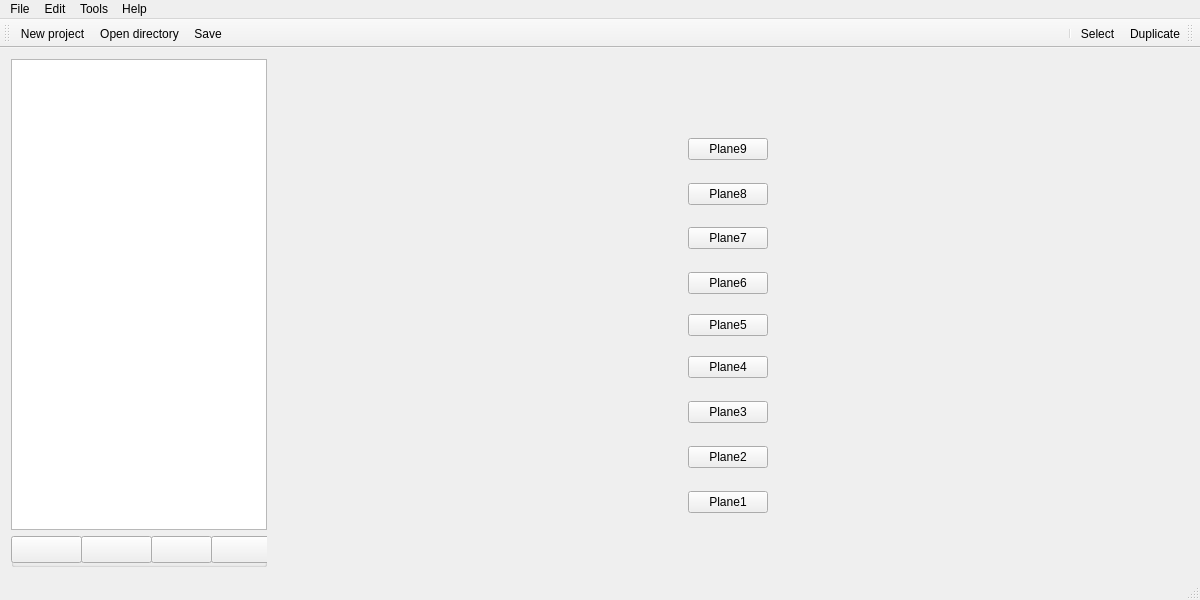
<?xml version="1.0" encoding="UTF-8"?>
<ui version="4.0">
 <class>MainWindow</class>
 <widget class="QMainWindow" name="MainWindow">
  <property name="geometry">
   <rect>
    <x>0</x>
    <y>0</y>
    <width>1200</width>
    <height>600</height>
   </rect>
  </property>
  <property name="minimumSize">
   <size>
    <width>1200</width>
    <height>600</height>
   </size>
  </property>
  <property name="windowTitle">
   <string>MainWindow</string>
  </property>
  <widget class="QWidget" name="centralWidget">
   <layout class="QGridLayout" name="gridLayout_2">
    <item row="1" column="0">
     <layout class="QGridLayout" name="gridLayout">
      <item row="13" column="2">
       <widget class="QPushButton" name="plane2">
        <property name="text">
         <string>Plane2</string>
        </property>
       </widget>
      </item>
      <item row="4" column="2">
       <widget class="QPushButton" name="plane8">
        <property name="text">
         <string>Plane8</string>
        </property>
       </widget>
      </item>
      <item row="5" column="2" rowspan="2">
       <widget class="QPushButton" name="plane7">
        <property name="text">
         <string>Plane7</string>
        </property>
       </widget>
      </item>
      <item row="9" column="1">
       <spacer name="horizontalSpacer">
        <property name="orientation">
         <enum>Qt::Horizontal</enum>
        </property>
        <property name="sizeHint" stdset="0">
         <size>
          <width>40</width>
          <height>20</height>
         </size>
        </property>
       </spacer>
      </item>
      <item row="8" column="2" rowspan="2">
       <widget class="QPushButton" name="plane5">
        <property name="text">
         <string>Plane5</string>
        </property>
       </widget>
      </item>
      <item row="10" column="2">
       <widget class="QPushButton" name="plane4">
        <property name="text">
         <string>Plane4</string>
        </property>
       </widget>
      </item>
      <item row="7" column="2">
       <widget class="QPushButton" name="plane6">
        <property name="text">
         <string>Plane6</string>
        </property>
       </widget>
      </item>
      <item row="14" column="2" rowspan="2">
       <widget class="QPushButton" name="plane1">
        <property name="text">
         <string>Plane1</string>
        </property>
       </widget>
      </item>
      <item row="0" column="0" rowspan="16">
       <widget class="QTreeView" name="treeView">
        <property name="sizePolicy">
         <sizepolicy hsizetype="Minimum" vsizetype="Expanding">
          <horstretch>0</horstretch>
          <verstretch>0</verstretch>
         </sizepolicy>
        </property>
       </widget>
      </item>
      <item row="11" column="2" rowspan="2">
       <widget class="QPushButton" name="plane3">
        <property name="text">
         <string>Plane3</string>
        </property>
       </widget>
      </item>
      <item row="0" column="3" rowspan="17">
       <widget class="simulation_cube" name="widget" native="true">
        <property name="sizePolicy">
         <sizepolicy hsizetype="Expanding" vsizetype="Expanding">
          <horstretch>0</horstretch>
          <verstretch>0</verstretch>
         </sizepolicy>
        </property>
       </widget>
      </item>
      <item row="16" column="0">
       <widget class="QGroupBox" name="groupBox">
        <property name="title">
         <string/>
        </property>
        <widget class="QPushButton" name="pushButton">
         <property name="geometry">
          <rect>
           <x>140</x>
           <y>0</y>
           <width>61</width>
           <height>27</height>
          </rect>
         </property>
         <property name="toolTip">
          <string>&lt;html&gt;&lt;head/&gt;&lt;body&gt;&lt;p&gt;Raise an item&lt;/p&gt;&lt;/body&gt;&lt;/html&gt;</string>
         </property>
         <property name="text">
          <string/>
         </property>
         <property name="icon">
          <iconset resource="ressource.qrc">
           <normaloff>:/Images/up.png</normaloff>:/Images/up.png</iconset>
         </property>
        </widget>
        <widget class="QPushButton" name="pushButton_2">
         <property name="geometry">
          <rect>
           <x>200</x>
           <y>0</y>
           <width>61</width>
           <height>27</height>
          </rect>
         </property>
         <property name="toolTip">
          <string>&lt;html&gt;&lt;head/&gt;&lt;body&gt;&lt;p&gt;Lower an item&lt;/p&gt;&lt;/body&gt;&lt;/html&gt;</string>
         </property>
         <property name="text">
          <string/>
         </property>
         <property name="icon">
          <iconset resource="ressource.qrc">
           <normaloff>:/Images/down.png</normaloff>:/Images/down.png</iconset>
         </property>
        </widget>
        <widget class="QPushButton" name="pushButton_3">
         <property name="geometry">
          <rect>
           <x>70</x>
           <y>0</y>
           <width>71</width>
           <height>27</height>
          </rect>
         </property>
         <property name="toolTip">
          <string>&lt;html&gt;&lt;head/&gt;&lt;body&gt;&lt;p&gt;Create a new pattern&lt;/p&gt;&lt;/body&gt;&lt;/html&gt;</string>
         </property>
         <property name="text">
          <string/>
         </property>
         <property name="icon">
          <iconset resource="ressource.qrc">
           <normaloff>:/Images/new_pattern.gif</normaloff>:/Images/new_pattern.gif</iconset>
         </property>
        </widget>
        <widget class="QPushButton" name="pushButton_4">
         <property name="geometry">
          <rect>
           <x>0</x>
           <y>0</y>
           <width>71</width>
           <height>27</height>
          </rect>
         </property>
         <property name="toolTip">
          <string>&lt;html&gt;&lt;head/&gt;&lt;body&gt;&lt;p&gt;Create a new group&lt;/p&gt;&lt;/body&gt;&lt;/html&gt;</string>
         </property>
         <property name="text">
          <string/>
         </property>
         <property name="icon">
          <iconset resource="ressource.qrc">
           <normaloff>:/Images/new_group.png</normaloff>:/Images/new_group.png</iconset>
         </property>
        </widget>
       </widget>
      </item>
      <item row="2" column="2" rowspan="2">
       <widget class="QPushButton" name="plane9">
        <property name="text">
         <string>Plane9</string>
        </property>
       </widget>
      </item>
     </layout>
    </item>
   </layout>
  </widget>
  <widget class="QMenuBar" name="menuBar">
   <property name="geometry">
    <rect>
     <x>0</x>
     <y>0</y>
     <width>1200</width>
     <height>25</height>
    </rect>
   </property>
   <property name="nativeMenuBar">
    <bool>false</bool>
   </property>
   <widget class="QMenu" name="menuFile">
    <property name="title">
     <string>File</string>
    </property>
    <addaction name="actionNew_project"/>
    <addaction name="actionOpen_directory"/>
    <addaction name="actionNew_Group"/>
    <addaction name="actionNew_Pattern"/>
    <addaction name="actionSave"/>
    <addaction name="actionSave_as"/>
    <addaction name="actionQuit_2"/>
   </widget>
   <widget class="QMenu" name="menuEdit">
    <property name="title">
     <string>Edit</string>
    </property>
    <addaction name="actionCopy"/>
    <addaction name="actionPaste_pattern"/>
    <addaction name="actionDelete_pattern"/>
    <addaction name="actionCut_pattern"/>
   </widget>
   <widget class="QMenu" name="menuTools">
    <property name="title">
     <string>Tools</string>
    </property>
    <addaction name="actionSelect"/>
    <addaction name="actionDuplicate"/>
    <addaction name="actionRaise"/>
    <addaction name="actionLower"/>
   </widget>
   <widget class="QMenu" name="menuHelp">
    <property name="title">
     <string>Help</string>
    </property>
    <addaction name="actionHelp"/>
    <addaction name="actionAbout_CUBICLE"/>
   </widget>
   <addaction name="menuFile"/>
   <addaction name="menuEdit"/>
   <addaction name="menuTools"/>
   <addaction name="menuHelp"/>
  </widget>
  <widget class="QStatusBar" name="statusBar"/>
  <widget class="QToolBar" name="toolBar_17">
   <property name="windowTitle">
    <string>toolBar_17</string>
   </property>
   <attribute name="toolBarArea">
    <enum>TopToolBarArea</enum>
   </attribute>
   <attribute name="toolBarBreak">
    <bool>false</bool>
   </attribute>
   <addaction name="actionNew_project"/>
   <addaction name="actionOpen_directory"/>
   <addaction name="actionSave"/>
  </widget>
  <widget class="QToolBar" name="toolBar">
   <property name="windowTitle">
    <string>toolBar</string>
   </property>
   <property name="layoutDirection">
    <enum>Qt::RightToLeft</enum>
   </property>
   <attribute name="toolBarArea">
    <enum>TopToolBarArea</enum>
   </attribute>
   <attribute name="toolBarBreak">
    <bool>false</bool>
   </attribute>
   <addaction name="actionDuplicate"/>
   <addaction name="actionSelect"/>
   <addaction name="separator"/>
  </widget>
  <action name="actionNew_Group">
   <property name="icon">
    <iconset resource="ressource.qrc">
     <normaloff>:/Images/new_group.png</normaloff>:/Images/new_group.png</iconset>
   </property>
   <property name="text">
    <string>New Group</string>
   </property>
   <property name="shortcut">
    <string>Ctrl+G</string>
   </property>
  </action>
  <action name="actionNew_Pattern">
   <property name="icon">
    <iconset resource="ressource.qrc">
     <normaloff>:/Images/new_pattern.gif</normaloff>:/Images/new_pattern.gif</iconset>
   </property>
   <property name="text">
    <string>New Pattern</string>
   </property>
   <property name="shortcut">
    <string>Ctrl+P</string>
   </property>
  </action>
  <action name="actionSave">
   <property name="icon">
    <iconset resource="ressource.qrc">
     <normaloff>:/Images/save.png</normaloff>:/Images/save.png</iconset>
   </property>
   <property name="text">
    <string>Save </string>
   </property>
   <property name="shortcut">
    <string>Ctrl+S</string>
   </property>
  </action>
  <action name="actionQuit">
   <property name="icon">
    <iconset resource="ressource.qrc">
     <normaloff>:/Images/quit.png</normaloff>:/Images/quit.png</iconset>
   </property>
   <property name="text">
    <string>Quit</string>
   </property>
  </action>
  <action name="actionCopy">
   <property name="icon">
    <iconset resource="ressource.qrc">
     <normaloff>:/Images/copy.png</normaloff>:/Images/copy.png</iconset>
   </property>
   <property name="text">
    <string>Copy pattern</string>
   </property>
   <property name="shortcut">
    <string>Ctrl+C</string>
   </property>
  </action>
  <action name="actionOpen_directory">
   <property name="icon">
    <iconset theme="opendirectory" resource="ressource.qrc">
     <normaloff>:/Images/open_directory.png</normaloff>:/Images/open_directory.png</iconset>
   </property>
   <property name="text">
    <string>Open directory</string>
   </property>
   <property name="shortcut">
    <string>Ctrl+O</string>
   </property>
  </action>
  <action name="actionPaste_pattern">
   <property name="icon">
    <iconset resource="ressource.qrc">
     <normaloff>:/Images/paste.png</normaloff>:/Images/paste.png</iconset>
   </property>
   <property name="text">
    <string>Paste pattern</string>
   </property>
   <property name="shortcut">
    <string>Ctrl+V</string>
   </property>
  </action>
  <action name="actionDelete_pattern">
   <property name="icon">
    <iconset resource="ressource.qrc">
     <normaloff>:/Images/delete_pattern.png</normaloff>:/Images/delete_pattern.png</iconset>
   </property>
   <property name="text">
    <string>Delete pattern</string>
   </property>
   <property name="shortcut">
    <string>Ctrl+F</string>
   </property>
  </action>
  <action name="actionSelect">
   <property name="icon">
    <iconset resource="ressource.qrc">
     <normaloff>:/icone/Select.png</normaloff>:/icone/Select.png</iconset>
   </property>
   <property name="text">
    <string>Select</string>
   </property>
   <property name="shortcut">
    <string>Ctrl+A</string>
   </property>
  </action>
  <action name="actionDuplicate">
   <property name="icon">
    <iconset resource="ressource.qrc">
     <normaloff>:/icone/Dupliquer.jpg</normaloff>:/icone/Dupliquer.jpg</iconset>
   </property>
   <property name="text">
    <string>Duplicate</string>
   </property>
   <property name="shortcut">
    <string>Ctrl+T</string>
   </property>
  </action>
  <action name="actionCut_pattern">
   <property name="icon">
    <iconset resource="ressource.qrc">
     <normaloff>:/icone/couper.png</normaloff>:/icone/couper.png</iconset>
   </property>
   <property name="text">
    <string>Cut pattern</string>
   </property>
   <property name="shortcut">
    <string>Ctrl+X</string>
   </property>
  </action>
  <action name="actionSave_as">
   <property name="icon">
    <iconset resource="ressource.qrc">
     <normaloff>:/icone/saveas.png</normaloff>:/icone/saveas.png</iconset>
   </property>
   <property name="text">
    <string>Save as</string>
   </property>
   <property name="shortcut">
    <string>Ctrl+R</string>
   </property>
  </action>
  <action name="actionQuit_2">
   <property name="icon">
    <iconset resource="ressource.qrc">
     <normaloff>:/Images/quit.png</normaloff>:/Images/quit.png</iconset>
   </property>
   <property name="text">
    <string>Quit</string>
   </property>
   <property name="shortcut">
    <string>Ctrl+Q</string>
   </property>
  </action>
  <action name="actionNew_project">
   <property name="icon">
    <iconset resource="ressource.qrc">
     <normaloff>:/Images/new_project.png</normaloff>:/Images/new_project.png</iconset>
   </property>
   <property name="text">
    <string>New project</string>
   </property>
   <property name="shortcut">
    <string>Ctrl+N</string>
   </property>
  </action>
  <action name="actionRaise">
   <property name="icon">
    <iconset resource="ressource.qrc">
     <normaloff>:/Images/up.png</normaloff>:/Images/up.png</iconset>
   </property>
   <property name="text">
    <string>Raise</string>
   </property>
   <property name="shortcut">
    <string>Ctrl+U</string>
   </property>
  </action>
  <action name="actionLower">
   <property name="icon">
    <iconset resource="ressource.qrc">
     <normaloff>:/Images/down.png</normaloff>:/Images/down.png</iconset>
   </property>
   <property name="text">
    <string>Lower</string>
   </property>
   <property name="shortcut">
    <string>Ctrl+D</string>
   </property>
  </action>
  <action name="actionHelp">
   <property name="text">
    <string>Help</string>
   </property>
   <property name="toolTip">
    <string>Help</string>
   </property>
  </action>
  <action name="actionAbout_CUBICLE">
   <property name="text">
    <string>About CUBICLE</string>
   </property>
  </action>
  <action name="actionRename">
   <property name="icon">
    <iconset resource="ressource.qrc">
     <normaloff>:/Images/rename.png</normaloff>:/Images/rename.png</iconset>
   </property>
   <property name="text">
    <string>Rename</string>
    </property>
   </action>
  <action name="actionCopy_Plane">
   <property name="icon">
    <iconset resource="ressource.qrc">
     <normaloff>:/icone/plan0.png</normaloff>:/icone/plan0.png</iconset>
   </property>
   <property name="text">
    <string>Copy Plane</string>
   </property>
   <property name="shortcut">
    <string>Shift+C</string>
   </property>
  </action>
  <action name="actionPaste_Plane">
   <property name="icon">
    <iconset resource="ressource.qrc">
     <normaloff>:/icone/cubeatome.gif</normaloff>:/icone/cubeatome.gif</iconset>
   </property>
   <property name="text">
    <string>Paste Plane</string>
   </property>
   <property name="shortcut">
    <string>Shift+V</string>
   </property>
  </action>
 </widget>
 <layoutdefault spacing="6" margin="11"/>
 <customwidgets>
  <customwidget>
   <class>simulation_cube</class>
   <extends>QWidget</extends>
   <header>simulation_cube.h</header>
   <container>1</container>
  </customwidget>
 </customwidgets>
 <tabstops>
  <tabstop>treeView</tabstop>
 </tabstops>
 <resources>
  <include location="ressource.qrc"/>
 </resources>
 <connections/>
</ui>
